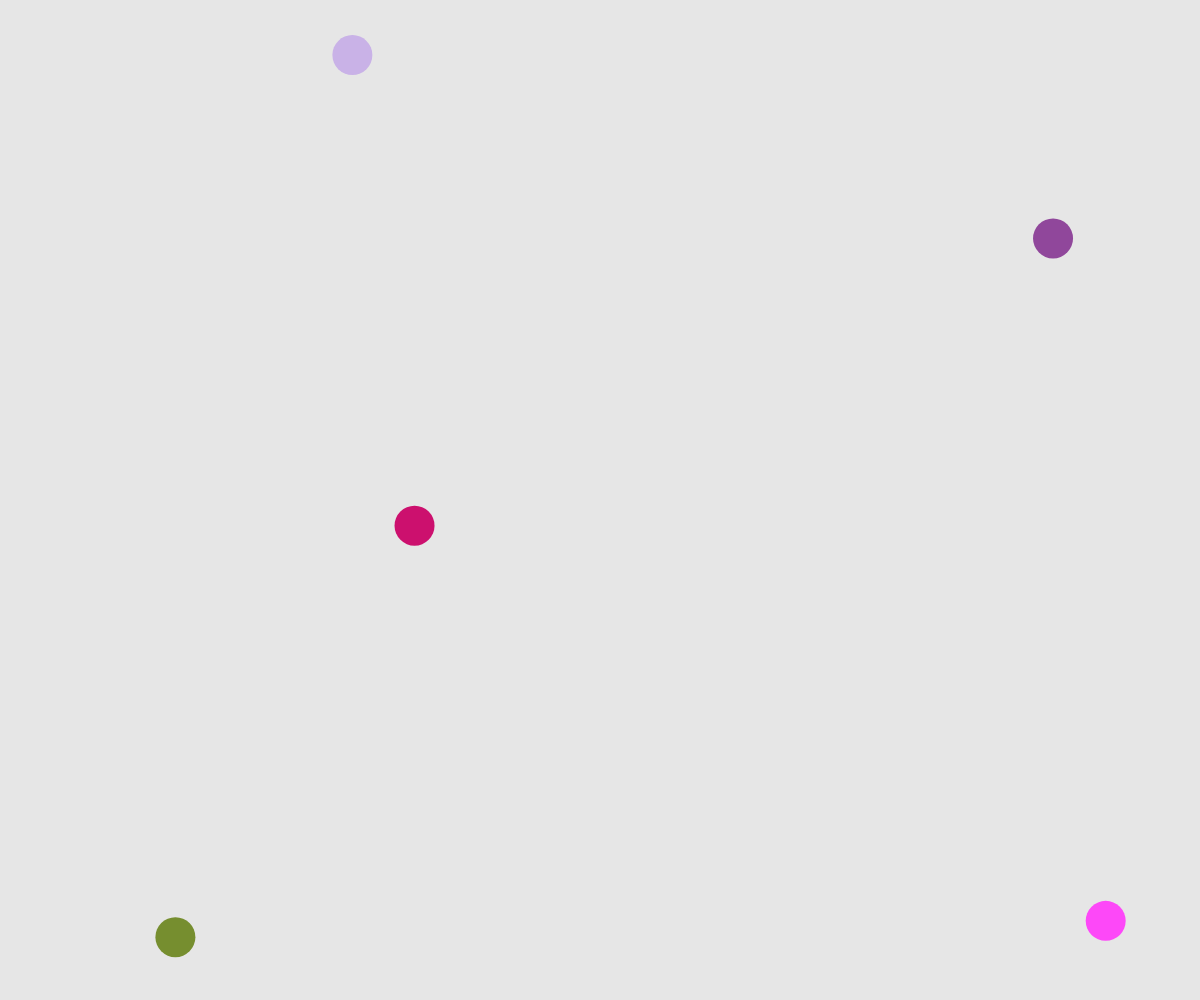
Frame 1 (no input)
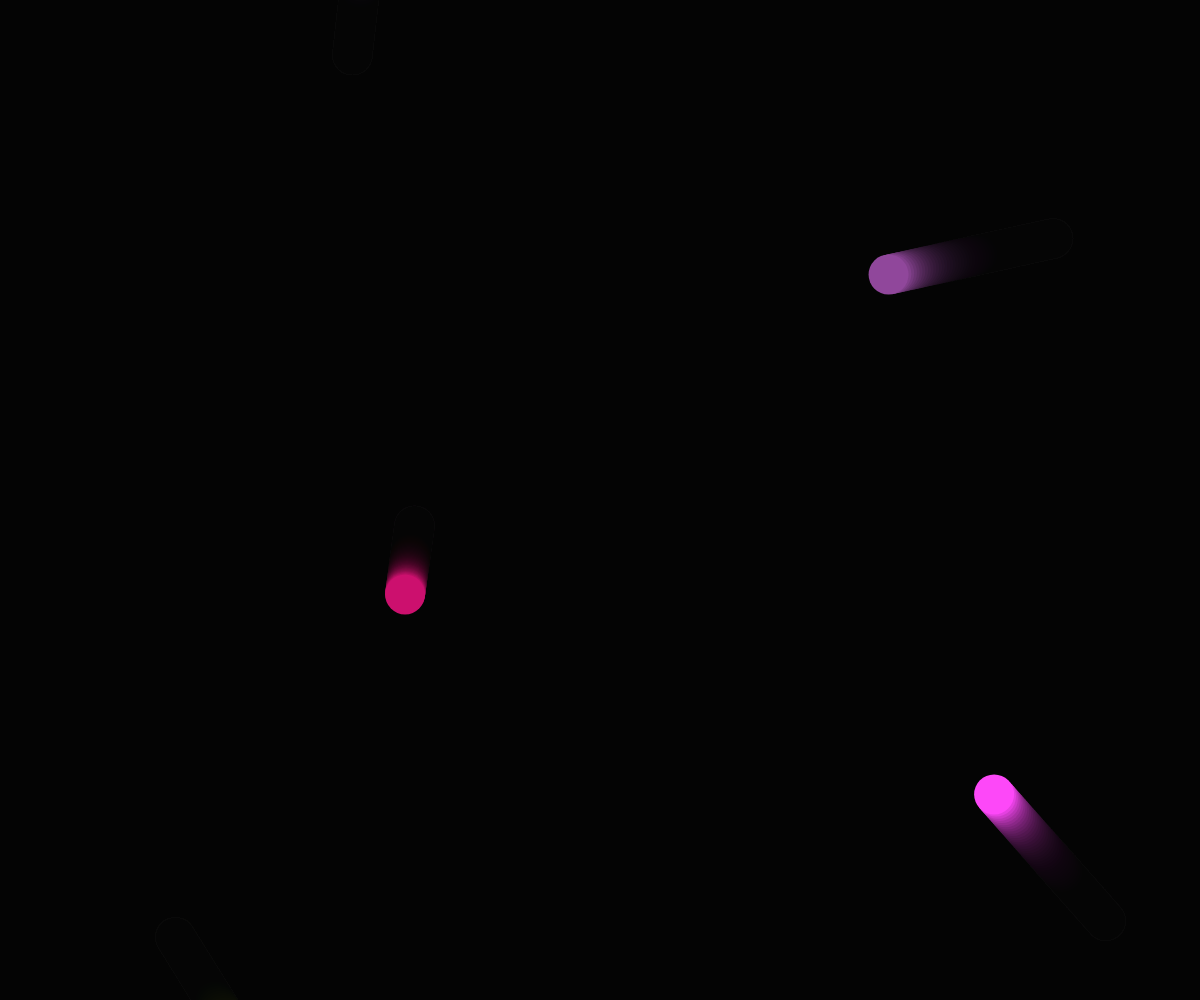
Frame 60 (no input)
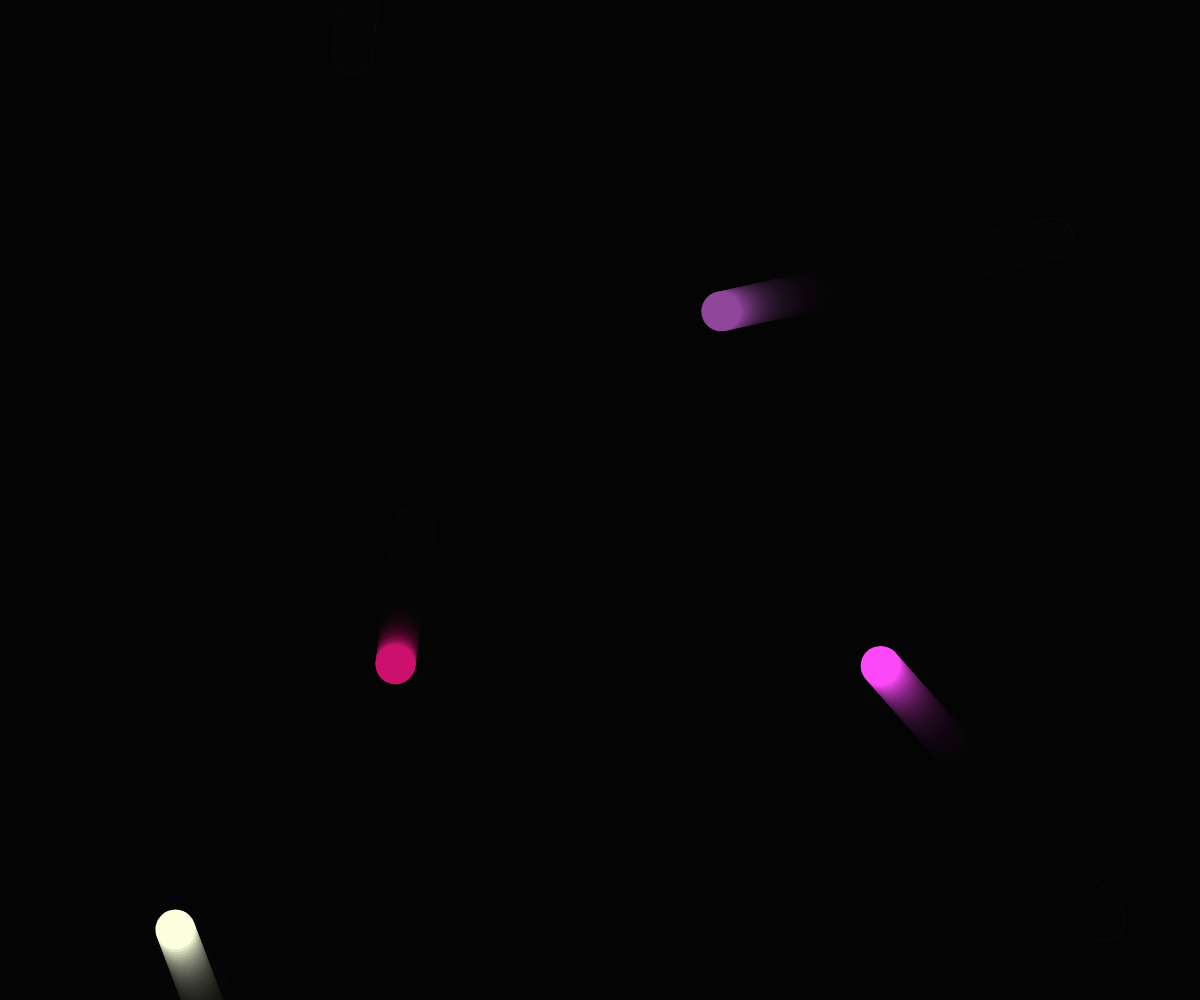
Frame 120 (the mouse pressed at the canvas centre since frame 60)

The p5.js sketch that drew these frames (run headless with seeded random() and noise() and a simulated clock; from frame 60 on, the mouse is pressed at the canvas centre):

// p5.js sketch
// ── sketch.js
const speed = 3
const mySpeed = 3
//space is centered around the same point the window is
const spaceWidth = 2*innerWidth
const spaceHeight = 2*innerHeight
const spaceWidthStart = innerWidth/2 - spaceWidth/2
const spaceHeightStart = innerHeight/2 - spaceHeight/2
//astroids
const numAstroids = 10
var astroids = []

class Astroid{
  constructor(x, y, xVel, yVel){
    this.x = x
    this.y = y
    this.xVel = xVel
    this.yVel = yVel
    this.c = color(random(256), random(256), random(256))
  }

  onDraw(){
    this.x += this.xVel
    this.y += this.yVel
    fill(this.c)
    circle(this.x, this.y, 40)
    //wrap around width
    if(this.x > spaceWidth+spaceWidthStart){
      this.x = spaceWidthStart
    }
    if(this.x < spaceWidthStart){
      this.x = spaceWidth+spaceWidthStart
    }
    //wrap around height
    if(this.y > spaceHeight+spaceHeightStart){
      this.y = spaceHeightStart
    }
    if(this.y < spaceHeightStart){
      this.y = spaceHeight+spaceHeightStart
    }
  }
}

function setup(){
  createCanvas(innerWidth, innerHeight)
  noStroke()
  //create the astroids
  for(var numAstroidsLeft = numAstroids; numAstroidsLeft > 0; numAstroidsLeft -= 1){
    astroids.push(new Astroid(random(spaceWidth), random(spaceHeight), random(2*speed)-speed, random(2*speed)-speed))
  }
}

function draw(){
  background(0, 0, 0, 25)
  for(var a of astroids){
    a.onDraw()
  }

  //keyboard controls
  if(keyIsDown(87)){ //w
    for(var a of astroids){
      a.y+=mySpeed
    }
  }
  if(keyIsDown(65)){ //a
    for(var a of astroids){
      a.x+=mySpeed
    }
  }
  if(keyIsDown(83)){ //s
    for(var a of astroids){
      a.y-=mySpeed
    }
  }
  if(keyIsDown(68)){ //d
    for(var a of astroids){
      a.x-=mySpeed
    }
  }
}
